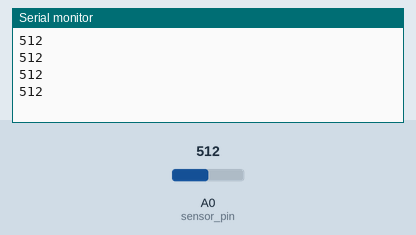
This sketch was run on a simulated Arduino Uno, built with avr-gcc and run on an emulated ATmega328P. On the bench: the last lines printed to the serial monitor. Inputs (shaded band) come from the test bench; at power-on: A0 (sensor_pin) = 512.

Above: at 1.2 s.
1.3 s: A0 (sensor_pin) set to 716
At 1.71 s:
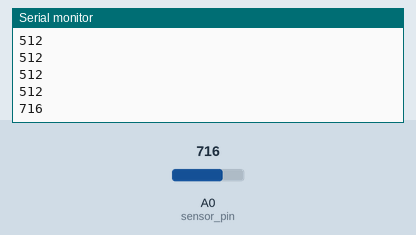
2.8 s: A0 (sensor_pin) set to 900
At 2.91 s:
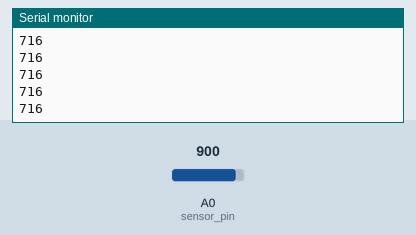
Timing chart, 0 to 5.8 s (numbered marks = the images above; inputs shaded):
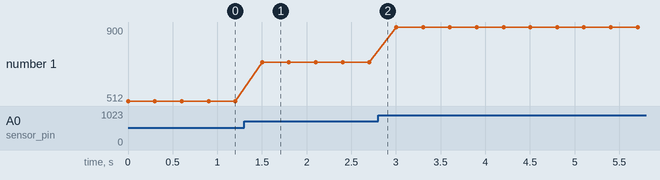

The sketch:

mRead.ino
```cpp
int sensor_pin = A0;

int output_value ;

void setup() {

   Serial.begin(9600);

 //  Serial.println("Reading From the Sensor ...");

  // delay(2000);

   }

void loop() {

   output_value= analogRead(sensor_pin);

  // output_value = map(output_value,550,0,0,100);

 //  Serial.print("Mositure : ");


   Serial.println(output_value);

  // Serial.println("%");

   delay(300);

   }
```

Measured:
- after the input at 1.3 s, the serial monitor: prints a new line after 0.20 s (image 1)
- plotted number 1: 512 → 716 after the input at 1.3 s, 716 → 900 after the input at 2.8 s
